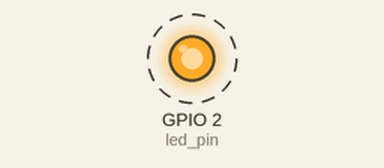
Simulated run of this sketch. Board: ESP32. Shown: output pins drawn as LEDs (lit = HIGH). Dashed ring = blinking.

Above: at 0.2 s.
Timing chart, 0 to 3.0 s (numbered marks = the images above):
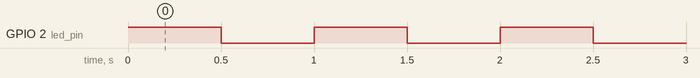

The sketch:

led_blink.ino
```cpp
//Use only 1 core for demo process
#if CONFIG_FREERTOS_UNICORE
static const BaseType_t app_cpu = 0;
#else
static const BaseType_t app_cpu = 1;
#endif

//Pins
static const int led_pin = LED_BUILTIN;

//Out task: blink and LED
void toggleLED(void* parameter)
{
  while(1)
  {
    digitalWrite(led_pin, HIGH);
    vTaskDelay(500 / portTICK_PERIOD_MS);
    digitalWrite(led_pin, LOW);
    vTaskDelay(500 / portTICK_PERIOD_MS);
  }
}

void setup() {
  //Configure pin
  pinMode(led_pin, OUTPUT);

  //Task to run forever
  xTaskCreatePinnedToCore (
    toggleLED,    //Function to be called
    "Toogle LED", //Name of the task
    1024,         //Stack size in bytes
    NULL,         //Parameter to pass the function
    1,            //Task priority(0 to configMAX_PRIORITIES = 1)
    NULL,         //Task handle
    app_cpu);     //Number of core used
}

void loop() {
  // put your main code here, to run repeatedly:

}
```

Measured:
- by itself, GPIO 2 (led_pin): alternates HIGH for 0.50 s and LOW for 0.50 s
